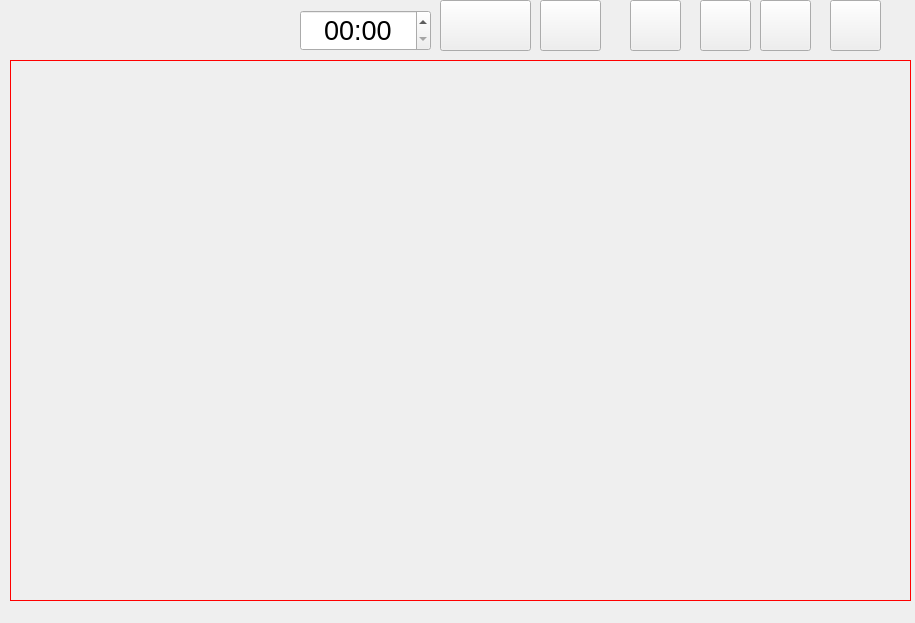
<?xml version="1.0" encoding="UTF-8"?>
<ui version="4.0">
 <class>Form</class>
 <widget class="QWidget" name="Form">
  <property name="geometry">
   <rect>
    <x>0</x>
    <y>0</y>
    <width>915</width>
    <height>623</height>
   </rect>
  </property>
  <property name="windowTitle">
   <string>Form</string>
  </property>
  <widget class="QStackedWidget" name="listWidget_panelVersion">
   <property name="geometry">
    <rect>
     <x>10</x>
     <y>60</y>
     <width>901</width>
     <height>541</height>
    </rect>
   </property>
   <property name="toolTipDuration">
    <number>0</number>
   </property>
   <property name="styleSheet">
    <string notr="true">padding:0px;
border: 1px solid red;
</string>
   </property>
   <property name="frameShape">
    <enum>QFrame::NoFrame</enum>
   </property>
   <property name="frameShadow">
    <enum>QFrame::Plain</enum>
   </property>
   <property name="currentIndex">
    <number>-1</number>
   </property>
  </widget>
  <widget class="QPushButton" name="btn_pregImag0">
   <property name="geometry">
    <rect>
     <x>630</x>
     <y>0</y>
     <width>51</width>
     <height>51</height>
    </rect>
   </property>
   <property name="styleSheet">
    <string notr="true">border-image: url(:/alinear/ICONOS/icon_preg0.png);</string>
   </property>
   <property name="text">
    <string/>
   </property>
  </widget>
  <widget class="QPushButton" name="btn_pregImag50">
   <property name="geometry">
    <rect>
     <x>700</x>
     <y>0</y>
     <width>51</width>
     <height>51</height>
    </rect>
   </property>
   <property name="styleSheet">
    <string notr="true">border-image: url(:/alinear/ICONOS/icon_preg50.png);</string>
   </property>
   <property name="text">
    <string/>
   </property>
  </widget>
  <widget class="QPushButton" name="btn_pregImag75">
   <property name="geometry">
    <rect>
     <x>760</x>
     <y>0</y>
     <width>51</width>
     <height>51</height>
    </rect>
   </property>
   <property name="styleSheet">
    <string notr="true">border-image: url(:/alinear/ICONOS/icon_preg75.png);</string>
   </property>
   <property name="text">
    <string/>
   </property>
  </widget>
  <widget class="QTimeEdit" name="timeEdit">
   <property name="geometry">
    <rect>
     <x>300</x>
     <y>10</y>
     <width>131</width>
     <height>41</height>
    </rect>
   </property>
   <property name="font">
    <font>
     <pointsize>20</pointsize>
    </font>
   </property>
   <property name="alignment">
    <set>Qt::AlignCenter</set>
   </property>
   <property name="currentSection">
    <enum>QDateTimeEdit::MinuteSection</enum>
   </property>
   <property name="displayFormat">
    <string>mm:ss</string>
   </property>
   <property name="currentSectionIndex">
    <number>0</number>
   </property>
  </widget>
  <widget class="QPushButton" name="btn_pregImag100">
   <property name="geometry">
    <rect>
     <x>830</x>
     <y>0</y>
     <width>51</width>
     <height>51</height>
    </rect>
   </property>
   <property name="styleSheet">
    <string notr="true">border-image: url(:/alinear/ICONOS/icon_preg100.png);</string>
   </property>
   <property name="text">
    <string/>
   </property>
  </widget>
  <widget class="QPushButton" name="btn_pregOR">
   <property name="geometry">
    <rect>
     <x>540</x>
     <y>0</y>
     <width>61</width>
     <height>51</height>
    </rect>
   </property>
   <property name="styleSheet">
    <string notr="true">border-image: url(:/alinear/ICONOS/icon_or.png);</string>
   </property>
   <property name="text">
    <string/>
   </property>
  </widget>
  <widget class="QPushButton" name="btn_pregAND">
   <property name="geometry">
    <rect>
     <x>440</x>
     <y>0</y>
     <width>91</width>
     <height>51</height>
    </rect>
   </property>
   <property name="styleSheet">
    <string notr="true">border-image: url(:/alinear/ICONOS/icon_and.png);</string>
   </property>
   <property name="text">
    <string/>
   </property>
  </widget>
 </widget>
 <resources>
  <include location="../imagenes.qrc"/>
 </resources>
 <connections/>
</ui>
